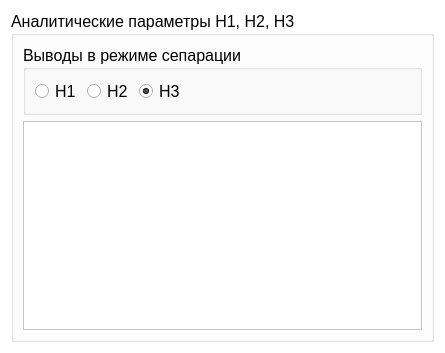
<?xml version="1.0" encoding="UTF-8"?>
<ui version="4.0">
 <class>SPRSettingsFormulaWidget</class>
 <widget class="QWidget" name="SPRSettingsFormulaWidget">
  <property name="geometry">
   <rect>
    <x>0</x>
    <y>0</y>
    <width>445</width>
    <height>353</height>
   </rect>
  </property>
  <property name="maximumSize">
   <size>
    <width>445</width>
    <height>16777215</height>
   </size>
  </property>
  <property name="palette">
   <palette>
    <active>
     <colorrole role="WindowText">
      <brush brushstyle="SolidPattern">
       <color alpha="255">
        <red>0</red>
        <green>0</green>
        <blue>0</blue>
       </color>
      </brush>
     </colorrole>
     <colorrole role="Button">
      <brush brushstyle="SolidPattern">
       <color alpha="255">
        <red>255</red>
        <green>255</green>
        <blue>255</blue>
       </color>
      </brush>
     </colorrole>
     <colorrole role="Light">
      <brush brushstyle="SolidPattern">
       <color alpha="255">
        <red>255</red>
        <green>255</green>
        <blue>255</blue>
       </color>
      </brush>
     </colorrole>
     <colorrole role="Midlight">
      <brush brushstyle="SolidPattern">
       <color alpha="255">
        <red>255</red>
        <green>255</green>
        <blue>255</blue>
       </color>
      </brush>
     </colorrole>
     <colorrole role="Dark">
      <brush brushstyle="SolidPattern">
       <color alpha="255">
        <red>127</red>
        <green>127</green>
        <blue>127</blue>
       </color>
      </brush>
     </colorrole>
     <colorrole role="Mid">
      <brush brushstyle="SolidPattern">
       <color alpha="255">
        <red>170</red>
        <green>170</green>
        <blue>170</blue>
       </color>
      </brush>
     </colorrole>
     <colorrole role="Text">
      <brush brushstyle="SolidPattern">
       <color alpha="255">
        <red>0</red>
        <green>0</green>
        <blue>0</blue>
       </color>
      </brush>
     </colorrole>
     <colorrole role="BrightText">
      <brush brushstyle="SolidPattern">
       <color alpha="255">
        <red>255</red>
        <green>255</green>
        <blue>255</blue>
       </color>
      </brush>
     </colorrole>
     <colorrole role="ButtonText">
      <brush brushstyle="SolidPattern">
       <color alpha="255">
        <red>0</red>
        <green>0</green>
        <blue>0</blue>
       </color>
      </brush>
     </colorrole>
     <colorrole role="Base">
      <brush brushstyle="SolidPattern">
       <color alpha="255">
        <red>255</red>
        <green>255</green>
        <blue>255</blue>
       </color>
      </brush>
     </colorrole>
     <colorrole role="Window">
      <brush brushstyle="SolidPattern">
       <color alpha="255">
        <red>255</red>
        <green>255</green>
        <blue>255</blue>
       </color>
      </brush>
     </colorrole>
     <colorrole role="Shadow">
      <brush brushstyle="SolidPattern">
       <color alpha="255">
        <red>0</red>
        <green>0</green>
        <blue>0</blue>
       </color>
      </brush>
     </colorrole>
     <colorrole role="AlternateBase">
      <brush brushstyle="SolidPattern">
       <color alpha="255">
        <red>255</red>
        <green>255</green>
        <blue>255</blue>
       </color>
      </brush>
     </colorrole>
     <colorrole role="ToolTipBase">
      <brush brushstyle="SolidPattern">
       <color alpha="255">
        <red>255</red>
        <green>255</green>
        <blue>220</blue>
       </color>
      </brush>
     </colorrole>
     <colorrole role="ToolTipText">
      <brush brushstyle="SolidPattern">
       <color alpha="255">
        <red>0</red>
        <green>0</green>
        <blue>0</blue>
       </color>
      </brush>
     </colorrole>
    </active>
    <inactive>
     <colorrole role="WindowText">
      <brush brushstyle="SolidPattern">
       <color alpha="255">
        <red>0</red>
        <green>0</green>
        <blue>0</blue>
       </color>
      </brush>
     </colorrole>
     <colorrole role="Button">
      <brush brushstyle="SolidPattern">
       <color alpha="255">
        <red>255</red>
        <green>255</green>
        <blue>255</blue>
       </color>
      </brush>
     </colorrole>
     <colorrole role="Light">
      <brush brushstyle="SolidPattern">
       <color alpha="255">
        <red>255</red>
        <green>255</green>
        <blue>255</blue>
       </color>
      </brush>
     </colorrole>
     <colorrole role="Midlight">
      <brush brushstyle="SolidPattern">
       <color alpha="255">
        <red>255</red>
        <green>255</green>
        <blue>255</blue>
       </color>
      </brush>
     </colorrole>
     <colorrole role="Dark">
      <brush brushstyle="SolidPattern">
       <color alpha="255">
        <red>127</red>
        <green>127</green>
        <blue>127</blue>
       </color>
      </brush>
     </colorrole>
     <colorrole role="Mid">
      <brush brushstyle="SolidPattern">
       <color alpha="255">
        <red>170</red>
        <green>170</green>
        <blue>170</blue>
       </color>
      </brush>
     </colorrole>
     <colorrole role="Text">
      <brush brushstyle="SolidPattern">
       <color alpha="255">
        <red>0</red>
        <green>0</green>
        <blue>0</blue>
       </color>
      </brush>
     </colorrole>
     <colorrole role="BrightText">
      <brush brushstyle="SolidPattern">
       <color alpha="255">
        <red>255</red>
        <green>255</green>
        <blue>255</blue>
       </color>
      </brush>
     </colorrole>
     <colorrole role="ButtonText">
      <brush brushstyle="SolidPattern">
       <color alpha="255">
        <red>0</red>
        <green>0</green>
        <blue>0</blue>
       </color>
      </brush>
     </colorrole>
     <colorrole role="Base">
      <brush brushstyle="SolidPattern">
       <color alpha="255">
        <red>255</red>
        <green>255</green>
        <blue>255</blue>
       </color>
      </brush>
     </colorrole>
     <colorrole role="Window">
      <brush brushstyle="SolidPattern">
       <color alpha="255">
        <red>255</red>
        <green>255</green>
        <blue>255</blue>
       </color>
      </brush>
     </colorrole>
     <colorrole role="Shadow">
      <brush brushstyle="SolidPattern">
       <color alpha="255">
        <red>0</red>
        <green>0</green>
        <blue>0</blue>
       </color>
      </brush>
     </colorrole>
     <colorrole role="AlternateBase">
      <brush brushstyle="SolidPattern">
       <color alpha="255">
        <red>255</red>
        <green>255</green>
        <blue>255</blue>
       </color>
      </brush>
     </colorrole>
     <colorrole role="ToolTipBase">
      <brush brushstyle="SolidPattern">
       <color alpha="255">
        <red>255</red>
        <green>255</green>
        <blue>220</blue>
       </color>
      </brush>
     </colorrole>
     <colorrole role="ToolTipText">
      <brush brushstyle="SolidPattern">
       <color alpha="255">
        <red>0</red>
        <green>0</green>
        <blue>0</blue>
       </color>
      </brush>
     </colorrole>
    </inactive>
    <disabled>
     <colorrole role="WindowText">
      <brush brushstyle="SolidPattern">
       <color alpha="255">
        <red>127</red>
        <green>127</green>
        <blue>127</blue>
       </color>
      </brush>
     </colorrole>
     <colorrole role="Button">
      <brush brushstyle="SolidPattern">
       <color alpha="255">
        <red>255</red>
        <green>255</green>
        <blue>255</blue>
       </color>
      </brush>
     </colorrole>
     <colorrole role="Light">
      <brush brushstyle="SolidPattern">
       <color alpha="255">
        <red>255</red>
        <green>255</green>
        <blue>255</blue>
       </color>
      </brush>
     </colorrole>
     <colorrole role="Midlight">
      <brush brushstyle="SolidPattern">
       <color alpha="255">
        <red>255</red>
        <green>255</green>
        <blue>255</blue>
       </color>
      </brush>
     </colorrole>
     <colorrole role="Dark">
      <brush brushstyle="SolidPattern">
       <color alpha="255">
        <red>127</red>
        <green>127</green>
        <blue>127</blue>
       </color>
      </brush>
     </colorrole>
     <colorrole role="Mid">
      <brush brushstyle="SolidPattern">
       <color alpha="255">
        <red>170</red>
        <green>170</green>
        <blue>170</blue>
       </color>
      </brush>
     </colorrole>
     <colorrole role="Text">
      <brush brushstyle="SolidPattern">
       <color alpha="255">
        <red>127</red>
        <green>127</green>
        <blue>127</blue>
       </color>
      </brush>
     </colorrole>
     <colorrole role="BrightText">
      <brush brushstyle="SolidPattern">
       <color alpha="255">
        <red>255</red>
        <green>255</green>
        <blue>255</blue>
       </color>
      </brush>
     </colorrole>
     <colorrole role="ButtonText">
      <brush brushstyle="SolidPattern">
       <color alpha="255">
        <red>127</red>
        <green>127</green>
        <blue>127</blue>
       </color>
      </brush>
     </colorrole>
     <colorrole role="Base">
      <brush brushstyle="SolidPattern">
       <color alpha="255">
        <red>255</red>
        <green>255</green>
        <blue>255</blue>
       </color>
      </brush>
     </colorrole>
     <colorrole role="Window">
      <brush brushstyle="SolidPattern">
       <color alpha="255">
        <red>255</red>
        <green>255</green>
        <blue>255</blue>
       </color>
      </brush>
     </colorrole>
     <colorrole role="Shadow">
      <brush brushstyle="SolidPattern">
       <color alpha="255">
        <red>0</red>
        <green>0</green>
        <blue>0</blue>
       </color>
      </brush>
     </colorrole>
     <colorrole role="AlternateBase">
      <brush brushstyle="SolidPattern">
       <color alpha="255">
        <red>255</red>
        <green>255</green>
        <blue>255</blue>
       </color>
      </brush>
     </colorrole>
     <colorrole role="ToolTipBase">
      <brush brushstyle="SolidPattern">
       <color alpha="255">
        <red>255</red>
        <green>255</green>
        <blue>220</blue>
       </color>
      </brush>
     </colorrole>
     <colorrole role="ToolTipText">
      <brush brushstyle="SolidPattern">
       <color alpha="255">
        <red>0</red>
        <green>0</green>
        <blue>0</blue>
       </color>
      </brush>
     </colorrole>
    </disabled>
   </palette>
  </property>
  <property name="windowTitle">
   <string>Form</string>
  </property>
  <layout class="QVBoxLayout" name="verticalLayout_2">
   <item>
    <widget class="QGroupBox" name="groupBox_2">
     <property name="font">
      <font>
       <family>Tahoma</family>
       <pointsize>12</pointsize>
      </font>
     </property>
     <property name="title">
      <string>Аналитические параметры H1, H2, H3</string>
     </property>
     <layout class="QVBoxLayout" name="verticalLayout_3">
      <item>
       <widget class="QGroupBox" name="groupBox">
        <property name="maximumSize">
         <size>
          <width>16777215</width>
          <height>70</height>
         </size>
        </property>
        <property name="font">
         <font>
          <family>Tahoma</family>
          <pointsize>12</pointsize>
          <underline>false</underline>
         </font>
        </property>
        <property name="title">
         <string>Выводы в режиме сепарации</string>
        </property>
        <layout class="QHBoxLayout" name="horizontalLayout">
         <item>
          <widget class="QRadioButton" name="rbH1Resume">
           <property name="text">
            <string>H1</string>
           </property>
           <property name="checked">
            <bool>false</bool>
           </property>
          </widget>
         </item>
         <item>
          <widget class="QRadioButton" name="rbH2Resume">
           <property name="text">
            <string>H2</string>
           </property>
          </widget>
         </item>
         <item>
          <widget class="QRadioButton" name="rbH3Resume">
           <property name="text">
            <string>H3</string>
           </property>
           <property name="checked">
            <bool>true</bool>
           </property>
          </widget>
         </item>
         <item>
          <spacer name="hS">
           <property name="orientation">
            <enum>Qt::Horizontal</enum>
           </property>
           <property name="sizeHint" stdset="0">
            <size>
             <width>40</width>
             <height>20</height>
            </size>
           </property>
          </spacer>
         </item>
        </layout>
       </widget>
      </item>
      <item>
       <widget class="QScrollArea" name="scrollArea">
        <property name="enabled">
         <bool>true</bool>
        </property>
        <property name="verticalScrollBarPolicy">
         <enum>Qt::ScrollBarAsNeeded</enum>
        </property>
        <property name="widgetResizable">
         <bool>true</bool>
        </property>
        <property name="alignment">
         <set>Qt::AlignLeading|Qt::AlignLeft|Qt::AlignTop</set>
        </property>
        <widget class="QWidget" name="scrollAreaWidgetContents">
         <property name="geometry">
          <rect>
           <x>0</x>
           <y>0</y>
           <width>405</width>
           <height>226</height>
          </rect>
         </property>
         <property name="sizePolicy">
          <sizepolicy hsizetype="Expanding" vsizetype="Expanding">
           <horstretch>0</horstretch>
           <verstretch>0</verstretch>
          </sizepolicy>
         </property>
         <layout class="QVBoxLayout" name="verticalLayout">
          <property name="leftMargin">
           <number>3</number>
          </property>
          <property name="topMargin">
           <number>0</number>
          </property>
          <property name="rightMargin">
           <number>3</number>
          </property>
          <property name="bottomMargin">
           <number>0</number>
          </property>
          <item>
           <widget class="SPRFormulaItemWidget" name="wFormula1" native="true"/>
          </item>
          <item>
           <widget class="SPRFormulaItemWidget" name="wFormula2" native="true"/>
          </item>
          <item>
           <widget class="SPRFormulaItemWidget" name="wFormula3" native="true"/>
          </item>
         </layout>
        </widget>
       </widget>
      </item>
     </layout>
    </widget>
   </item>
  </layout>
 </widget>
 <customwidgets>
  <customwidget>
   <class>SPRFormulaItemWidget</class>
   <extends>QWidget</extends>
   <header>sprformulaitemwidget.h</header>
   <container>1</container>
  </customwidget>
 </customwidgets>
 <resources/>
 <connections>
  <connection>
   <sender>rbH1Resume</sender>
   <signal>toggled(bool)</signal>
   <receiver>wFormula1</receiver>
   <slot>setVisible(bool)</slot>
   <hints>
    <hint type="sourcelabel">
     <x>41</x>
     <y>55</y>
    </hint>
    <hint type="destinationlabel">
     <x>182</x>
     <y>175</y>
    </hint>
   </hints>
  </connection>
  <connection>
   <sender>rbH1Resume</sender>
   <signal>toggled(bool)</signal>
   <receiver>wFormula2</receiver>
   <slot>setHidden(bool)</slot>
   <hints>
    <hint type="sourcelabel">
     <x>41</x>
     <y>55</y>
    </hint>
    <hint type="destinationlabel">
     <x>182</x>
     <y>356</y>
    </hint>
   </hints>
  </connection>
  <connection>
   <sender>rbH1Resume</sender>
   <signal>toggled(bool)</signal>
   <receiver>wFormula3</receiver>
   <slot>setHidden(bool)</slot>
   <hints>
    <hint type="sourcelabel">
     <x>41</x>
     <y>55</y>
    </hint>
    <hint type="destinationlabel">
     <x>182</x>
     <y>537</y>
    </hint>
   </hints>
  </connection>
  <connection>
   <sender>rbH2Resume</sender>
   <signal>toggled(bool)</signal>
   <receiver>wFormula1</receiver>
   <slot>setVisible(bool)</slot>
   <hints>
    <hint type="sourcelabel">
     <x>93</x>
     <y>55</y>
    </hint>
    <hint type="destinationlabel">
     <x>182</x>
     <y>175</y>
    </hint>
   </hints>
  </connection>
  <connection>
   <sender>rbH2Resume</sender>
   <signal>toggled(bool)</signal>
   <receiver>wFormula2</receiver>
   <slot>setVisible(bool)</slot>
   <hints>
    <hint type="sourcelabel">
     <x>93</x>
     <y>55</y>
    </hint>
    <hint type="destinationlabel">
     <x>182</x>
     <y>356</y>
    </hint>
   </hints>
  </connection>
  <connection>
   <sender>rbH2Resume</sender>
   <signal>toggled(bool)</signal>
   <receiver>wFormula3</receiver>
   <slot>setHidden(bool)</slot>
   <hints>
    <hint type="sourcelabel">
     <x>93</x>
     <y>55</y>
    </hint>
    <hint type="destinationlabel">
     <x>182</x>
     <y>537</y>
    </hint>
   </hints>
  </connection>
  <connection>
   <sender>rbH3Resume</sender>
   <signal>toggled(bool)</signal>
   <receiver>wFormula1</receiver>
   <slot>setVisible(bool)</slot>
   <hints>
    <hint type="sourcelabel">
     <x>145</x>
     <y>55</y>
    </hint>
    <hint type="destinationlabel">
     <x>182</x>
     <y>175</y>
    </hint>
   </hints>
  </connection>
  <connection>
   <sender>rbH3Resume</sender>
   <signal>toggled(bool)</signal>
   <receiver>wFormula2</receiver>
   <slot>setVisible(bool)</slot>
   <hints>
    <hint type="sourcelabel">
     <x>145</x>
     <y>55</y>
    </hint>
    <hint type="destinationlabel">
     <x>182</x>
     <y>356</y>
    </hint>
   </hints>
  </connection>
  <connection>
   <sender>rbH3Resume</sender>
   <signal>toggled(bool)</signal>
   <receiver>wFormula3</receiver>
   <slot>setVisible(bool)</slot>
   <hints>
    <hint type="sourcelabel">
     <x>145</x>
     <y>55</y>
    </hint>
    <hint type="destinationlabel">
     <x>182</x>
     <y>537</y>
    </hint>
   </hints>
  </connection>
 </connections>
</ui>
